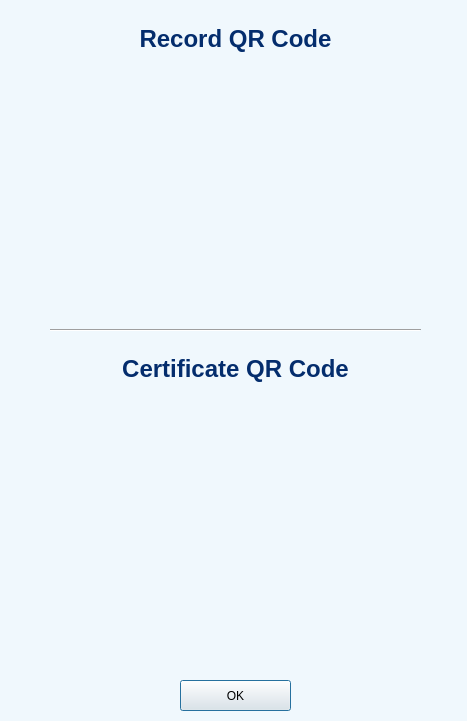
<?xml version="1.0" encoding="UTF-8"?>
<ui version="4.0">
 <class>userqr</class>
 <widget class="QDialog" name="userqr">
  <property name="geometry">
   <rect>
    <x>0</x>
    <y>0</y>
    <width>467</width>
    <height>721</height>
   </rect>
  </property>
  <property name="palette">
   <palette>
    <active>
     <colorrole role="Base">
      <brush brushstyle="SolidPattern">
       <color alpha="255">
        <red>240</red>
        <green>248</green>
        <blue>253</blue>
       </color>
      </brush>
     </colorrole>
     <colorrole role="Window">
      <brush brushstyle="SolidPattern">
       <color alpha="255">
        <red>240</red>
        <green>248</green>
        <blue>253</blue>
       </color>
      </brush>
     </colorrole>
    </active>
    <inactive>
     <colorrole role="Base">
      <brush brushstyle="SolidPattern">
       <color alpha="255">
        <red>240</red>
        <green>248</green>
        <blue>253</blue>
       </color>
      </brush>
     </colorrole>
     <colorrole role="Window">
      <brush brushstyle="SolidPattern">
       <color alpha="255">
        <red>240</red>
        <green>248</green>
        <blue>253</blue>
       </color>
      </brush>
     </colorrole>
    </inactive>
    <disabled>
     <colorrole role="Base">
      <brush brushstyle="SolidPattern">
       <color alpha="255">
        <red>240</red>
        <green>248</green>
        <blue>253</blue>
       </color>
      </brush>
     </colorrole>
     <colorrole role="Window">
      <brush brushstyle="SolidPattern">
       <color alpha="255">
        <red>240</red>
        <green>248</green>
        <blue>253</blue>
       </color>
      </brush>
     </colorrole>
    </disabled>
   </palette>
  </property>
  <property name="windowTitle">
   <string>User QR code</string>
  </property>
  <widget class="QPushButton" name="pushButton">
   <property name="geometry">
    <rect>
     <x>180</x>
     <y>680</y>
     <width>111</width>
     <height>31</height>
    </rect>
   </property>
   <property name="text">
    <string>OK</string>
   </property>
  </widget>
  <widget class="QLabel" name="label_userrqr">
   <property name="geometry">
    <rect>
     <x>100</x>
     <y>80</y>
     <width>271</width>
     <height>231</height>
    </rect>
   </property>
   <property name="frameShape">
    <enum>QFrame::NoFrame</enum>
   </property>
   <property name="frameShadow">
    <enum>QFrame::Raised</enum>
   </property>
   <property name="text">
    <string/>
   </property>
   <property name="alignment">
    <set>Qt::AlignCenter</set>
   </property>
  </widget>
  <widget class="QTextBrowser" name="textBrowser">
   <property name="geometry">
    <rect>
     <x>90</x>
     <y>-20</y>
     <width>291</width>
     <height>101</height>
    </rect>
   </property>
   <property name="font">
    <font>
     <weight>50</weight>
     <bold>false</bold>
    </font>
   </property>
   <property name="frameShape">
    <enum>QFrame::NoFrame</enum>
   </property>
   <property name="verticalScrollBarPolicy">
    <enum>Qt::ScrollBarAlwaysOff</enum>
   </property>
   <property name="horizontalScrollBarPolicy">
    <enum>Qt::ScrollBarAlwaysOff</enum>
   </property>
   <property name="html">
    <string>&lt;!DOCTYPE HTML PUBLIC &quot;-//W3C//DTD HTML 4.0//EN&quot; &quot;http://www.w3.org/TR/REC-html40/strict.dtd&quot;&gt;
&lt;html&gt;&lt;head&gt;&lt;meta name=&quot;qrichtext&quot; content=&quot;1&quot; /&gt;&lt;style type=&quot;text/css&quot;&gt;
p, li { white-space: pre-wrap; }
&lt;/style&gt;&lt;/head&gt;&lt;body style=&quot; font-family:'SimSun'; font-size:7.2pt; font-weight:400; font-style:normal;&quot;&gt;
&lt;p align=&quot;center&quot; style=&quot;-qt-paragraph-type:empty; margin-top:0px; margin-bottom:0px; margin-left:0px; margin-right:0px; -qt-block-indent:0; text-indent:0px;&quot;&gt;&lt;br /&gt;&lt;/p&gt;
&lt;p style=&quot; margin-top:0px; margin-bottom:0px; margin-left:0px; margin-right:0px; -qt-block-indent:0; text-indent:0px;&quot;&gt;&lt;span style=&quot; font-family:'.AppleSystemUIFont'; font-size:18pt; font-weight:600; color:#042d6d;&quot;&gt;   &lt;/span&gt;&lt;/p&gt;
&lt;p align=&quot;center&quot; style=&quot; margin-top:0px; margin-bottom:0px; margin-left:0px; margin-right:0px; -qt-block-indent:0; text-indent:0px;&quot;&gt;&lt;span style=&quot; font-family:'.AppleSystemUIFont'; font-size:18pt; font-weight:600; color:#042d6d;&quot;&gt;Record QR Code&lt;/span&gt;&lt;/p&gt;&lt;/body&gt;&lt;/html&gt;</string>
   </property>
  </widget>
  <widget class="QTextBrowser" name="textBrowser_2">
   <property name="geometry">
    <rect>
     <x>80</x>
     <y>310</y>
     <width>311</width>
     <height>91</height>
    </rect>
   </property>
   <property name="font">
    <font>
     <weight>50</weight>
     <bold>false</bold>
    </font>
   </property>
   <property name="frameShape">
    <enum>QFrame::NoFrame</enum>
   </property>
   <property name="verticalScrollBarPolicy">
    <enum>Qt::ScrollBarAlwaysOff</enum>
   </property>
   <property name="horizontalScrollBarPolicy">
    <enum>Qt::ScrollBarAlwaysOff</enum>
   </property>
   <property name="html">
    <string>&lt;!DOCTYPE HTML PUBLIC &quot;-//W3C//DTD HTML 4.0//EN&quot; &quot;http://www.w3.org/TR/REC-html40/strict.dtd&quot;&gt;
&lt;html&gt;&lt;head&gt;&lt;meta name=&quot;qrichtext&quot; content=&quot;1&quot; /&gt;&lt;style type=&quot;text/css&quot;&gt;
p, li { white-space: pre-wrap; }
&lt;/style&gt;&lt;/head&gt;&lt;body style=&quot; font-family:'SimSun'; font-size:7.2pt; font-weight:400; font-style:normal;&quot;&gt;
&lt;p align=&quot;center&quot; style=&quot;-qt-paragraph-type:empty; margin-top:0px; margin-bottom:0px; margin-left:0px; margin-right:0px; -qt-block-indent:0; text-indent:0px;&quot;&gt;&lt;br /&gt;&lt;/p&gt;
&lt;p style=&quot; margin-top:0px; margin-bottom:0px; margin-left:0px; margin-right:0px; -qt-block-indent:0; text-indent:0px;&quot;&gt;&lt;span style=&quot; font-family:'.AppleSystemUIFont'; font-size:18pt; font-weight:600; color:#042d6d;&quot;&gt;   &lt;/span&gt;&lt;/p&gt;
&lt;p align=&quot;center&quot; style=&quot; margin-top:0px; margin-bottom:0px; margin-left:0px; margin-right:0px; -qt-block-indent:0; text-indent:0px;&quot;&gt;&lt;span style=&quot; font-family:'.AppleSystemUIFont'; font-size:18pt; font-weight:600; color:#042d6d;&quot;&gt;Certificate QR Code&lt;/span&gt;&lt;/p&gt;&lt;/body&gt;&lt;/html&gt;</string>
   </property>
  </widget>
  <widget class="Line" name="line">
   <property name="geometry">
    <rect>
     <x>50</x>
     <y>320</y>
     <width>371</width>
     <height>20</height>
    </rect>
   </property>
   <property name="orientation">
    <enum>Qt::Horizontal</enum>
   </property>
  </widget>
  <widget class="QLabel" name="label_usercqr">
   <property name="geometry">
    <rect>
     <x>100</x>
     <y>400</y>
     <width>271</width>
     <height>231</height>
    </rect>
   </property>
   <property name="frameShape">
    <enum>QFrame::NoFrame</enum>
   </property>
   <property name="frameShadow">
    <enum>QFrame::Raised</enum>
   </property>
   <property name="text">
    <string/>
   </property>
   <property name="alignment">
    <set>Qt::AlignCenter</set>
   </property>
  </widget>
 </widget>
 <resources/>
 <connections/>
</ui>
